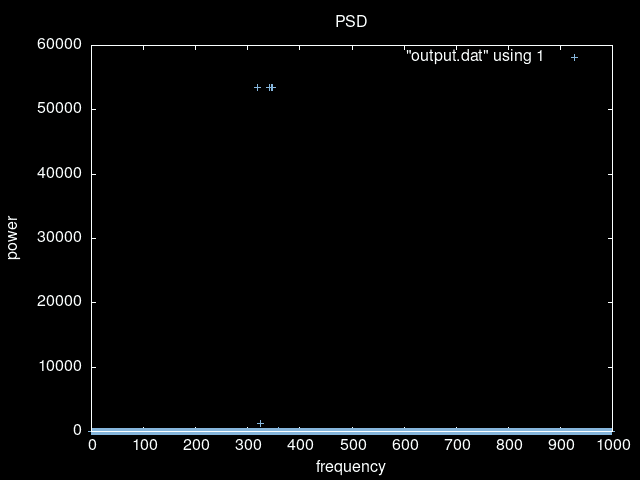

Write the gnuplot code that produced this figure.
set terminal png background '#000000' font "Liberation 12"
set border lc rgb '#fbffff'
set border linewidth 1.5
set linetype 1 lc rgb '#86b6dc' lw 1.5
set linetype 2 lc rgb '#b3e8dc' lw 1.5
set linetype 3 lc rgb '#fff1c9' lw 1.5
set linetype 4 lc rgb '#a4f0ff' lw 1.5
set linetype 5 lc rgb '#ccf3ff' lw 1.5
set linetype 6 lc rgb '#d8fdff' lw 1.5
set linetype cycle 6
set key textcolor '#fbffff'
set title textcolor '#fbffff'
set xlabel textcolor '#fbffff'
set ylabel textcolor '#fbffff'
set output ARG1


set title "PSD"
set xlabel "frequency"
set ylabel "power"

plot "output.dat" using 1
